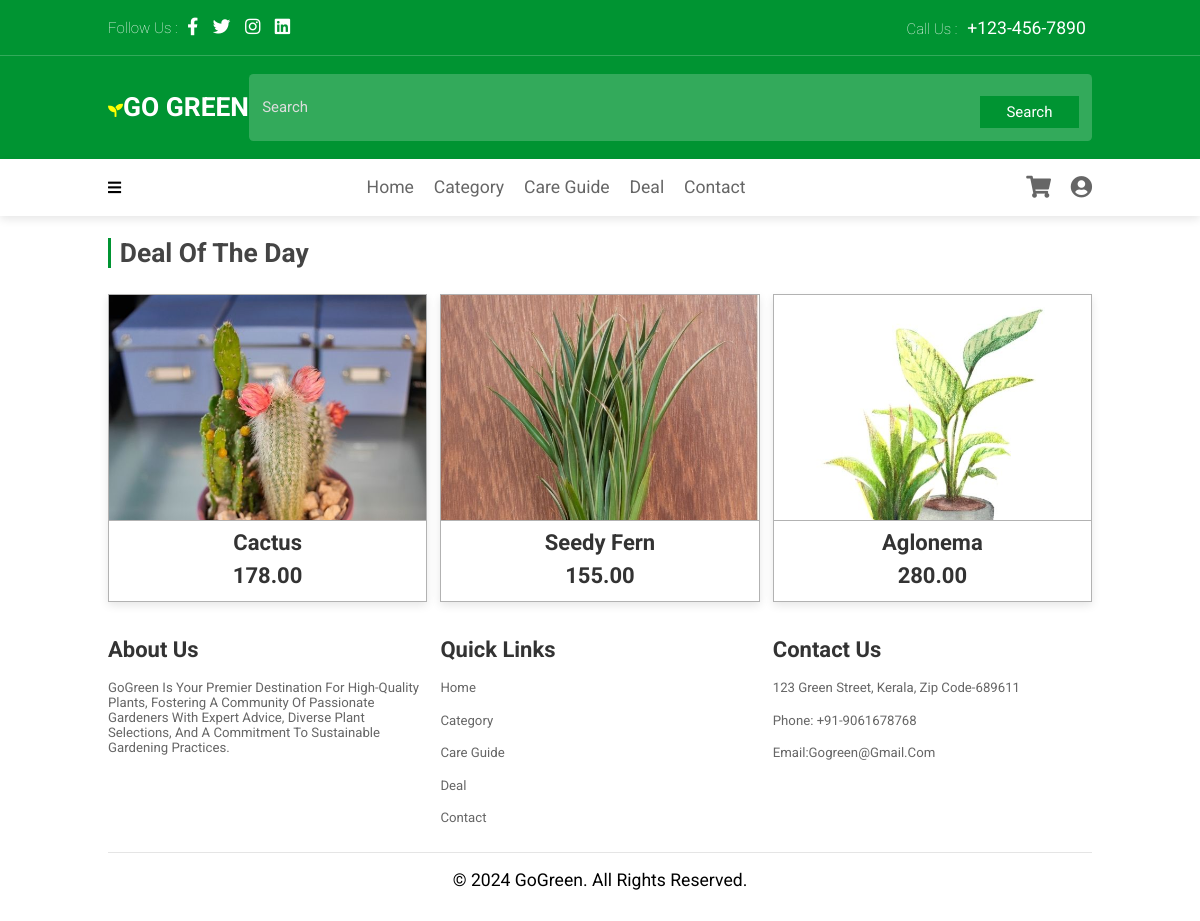
/deal, run on the app's committed database.
### garden/models.py (models this page shows, shortened)
class Deal(models.Model):
    title = models.CharField(max_length=100)
    description = models.TextField()
    image = models.ImageField(upload_to='images/')
    price = models.DecimalField(max_digits=10, decimal_places=2)
    stock = models.IntegerField(default=0)

### garden/views.py (the view)
# urls.py: path('deal',views.deal,name='deal'),
def deal(request):
    d=Deal.objects.all()
    return render(request,'deal.html',{'deals':d})

### templates/deal.html (shortened to what this page needs)
{% extends 'base.html' %}
{% load static %}
{% block content %}
   <section class="category" id="category">
<h1 class="heading">Deal of the Day</h1>
<div class="box-container">
    {% for i in deals %}
    <div class="box">
        <img src="{{i.image.url}}" alt="">
        <div class="content">
            <h3>{{i.title}}</h3>
            <h3>{{i.price}}</h3>
        </div>
    </div>
    {% endfor %}
</div>
</section>
{% endblock %}

### static/css/styleg.css (style rules this page uses)
:root { --green:#009432; }
* { font-family: 'Roboto', sans-serif; margin:0; padding:0; box-sizing: border-box; text-transform: capitalize; outline: none; border:none; text-decoration: none; transition: all .2s linear; }
html { font-size: 62.5%; overflow-x: hidden; scroll-behavior: smooth; scroll-padding-top: 7rem; }
section { padding:1.5rem 9%; }
.heading { font-size: 3rem; color:#444; padding-left: 1rem; border-left: .4rem solid var(--green); margin-top: 1rem; margin-bottom: 3rem; }
.category .box-container { display: flex; flex-wrap: wrap; gap:1.5rem; }
.category .box-container .box { position: relative; flex:1 1 23rem; height: 35rem; overflow: hidden; border:.1rem solid rgba(0,0,0,.3); box-shadow: 0 .5rem 1rem rgba(0,0,0,.1); }
.category .box-container .box img { height: 100%; width:100%; object-fit: cover; }
.category .box-container .box .content { position: absolute; bottom: -5.5rem; background: #fff; border-top:.1rem solid rgba(0,0,0,.3); text-align: center; padding:.5rem 0; width:100%; }
.category .box-container .box .content h3 { color:#333; font-size: 2.5rem; padding:.5rem 0; }
@media (max-width:1200px) { html { font-size: 55%; } }

### data on the page
Deal: image (picture), title "Cactus", price "178.00"
Deal: image (picture), title "Seedy Fern", price "155.00"
Deal: image (picture), title "Aglonema", price "280.00"
